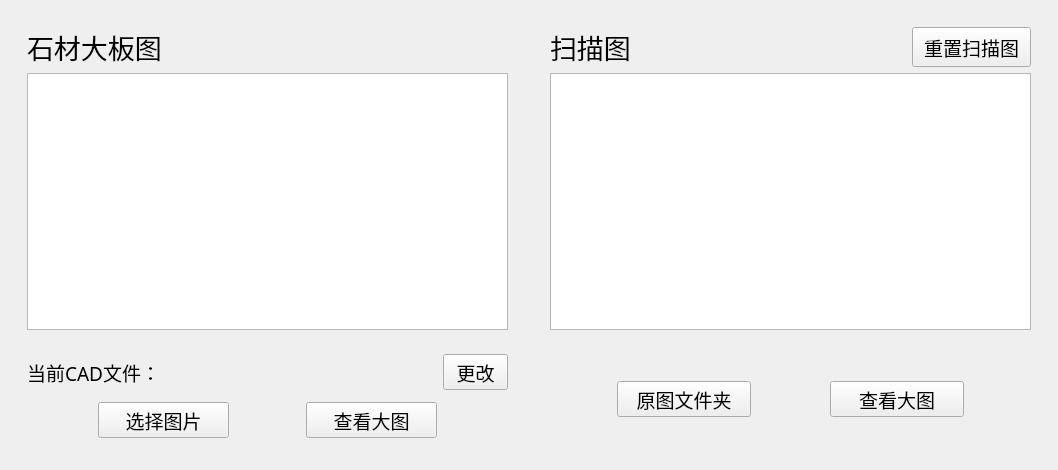
          <widget class="QWidget" name="page">
           <property name="styleSheet">
            <string notr="true"/>
           </property>
           <layout class="QGridLayout" name="gridLayout">
            <property name="leftMargin">
             <number>0</number>
            </property>
            <property name="topMargin">
             <number>0</number>
            </property>
            <property name="rightMargin">
             <number>0</number>
            </property>
            <property name="bottomMargin">
             <number>0</number>
            </property>
            <property name="spacing">
             <number>0</number>
            </property>
            <item row="0" column="0">
             <widget class="QWidget" name="widget_8" native="true">
              <layout class="QHBoxLayout" name="horizontalLayout_3" stretch="1,1">
               <item>
                <widget class="QWidget" name="widget_9" native="true">
                 <layout class="QVBoxLayout" name="verticalLayout_5" stretch="3,1">
                  <item>
                   <widget class="QWidget" name="widget_11" native="true">
                    <property name="font">
                     <font>
                      <family>Adobe 黑体 Std R</family>
                     </font>
                    </property>
                    <layout class="QGridLayout" name="gridLayout_3">
                     <item row="0" column="0">
                      <widget class="QLabel" name="label_2">
                       <property name="font">
                        <font>
                         <family>Adobe 黑体 Std R</family>
                         <pointsize>20</pointsize>
                        </font>
                       </property>
                       <property name="text">
                        <string>石材大板图</string>
                       </property>
                      </widget>
                     </item>
                     <item row="1" column="0">
                      <widget class="QGraphicsView" name="graphicsView_3">
                       <property name="sizePolicy">
                        <sizepolicy hsizetype="Expanding" vsizetype="Expanding">
                         <horstretch>0</horstretch>
                         <verstretch>0</verstretch>
                        </sizepolicy>
                       </property>
                      </widget>
                     </item>
                    </layout>
                   </widget>
                  </item>
                  <item>
                   <widget class="QWidget" name="widget_12" native="true">
                    <layout class="QGridLayout" name="gridLayout_6" rowstretch="1,1,1,1" columnstretch="1,2,1,2,1">
                     <item row="0" column="0" colspan="4">
                      <widget class="QLabel" name="label_4">
                       <property name="font">
                        <font>
                         <family>Adobe 黑体 Std R</family>
                         <pointsize>14</pointsize>
                        </font>
                       </property>
                       <property name="text">
                        <string>当前CAD文件：</string>
                       </property>
                      </widget>
                     </item>
                     <item row="1" column="2">
                      <spacer name="verticalSpacer_2">
                       <property name="orientation">
                        <enum>Qt::Vertical</enum>
                       </property>
                       <property name="sizeHint" stdset="0">
                        <size>
                         <width>20</width>
                         <height>37</height>
                        </size>
                       </property>
                      </spacer>
                     </item>
                     <item row="2" column="0">
                      <spacer name="horizontalSpacer_2">
                       <property name="orientation">
                        <enum>Qt::Horizontal</enum>
                       </property>
                       <property name="sizeHint" stdset="0">
                        <size>
                         <width>104</width>
                         <height>20</height>
                        </size>
                       </property>
                      </spacer>
                     </item>
                     <item row="2" column="1">
                      <widget class="QToolButton" name="toolButton_7">
                       <property name="sizePolicy">
                        <sizepolicy hsizetype="Preferred" vsizetype="Preferred">
                         <horstretch>0</horstretch>
                         <verstretch>0</verstretch>
                        </sizepolicy>
                       </property>
                       <property name="font">
                        <font>
                         <family>Adobe 黑体 Std R</family>
                         <pointsize>14</pointsize>
                        </font>
                       </property>
                       <property name="text">
                        <string>选择图片</string>
                       </property>
                      </widget>
                     </item>
                     <item row="2" column="2">
                      <spacer name="horizontalSpacer_3">
                       <property name="orientation">
                        <enum>Qt::Horizontal</enum>
                       </property>
                       <property name="sizeHint" stdset="0">
                        <size>
                         <width>104</width>
                         <height>20</height>
                        </size>
                       </property>
                      </spacer>
                     </item>
                     <item row="2" column="3">
                      <widget class="QToolButton" name="toolButton_6">
                       <property name="sizePolicy">
                        <sizepolicy hsizetype="Preferred" vsizetype="Preferred">
                         <horstretch>0</horstretch>
                         <verstretch>0</verstretch>
                        </sizepolicy>
                       </property>
                       <property name="font">
                        <font>
                         <family>Adobe 黑体 Std R</family>
                         <pointsize>14</pointsize>
                        </font>
                       </property>
                       <property name="text">
                        <string>查看大图</string>
                       </property>
                      </widget>
                     </item>
                     <item row="2" column="4">
                      <spacer name="horizontalSpacer_4">
                       <property name="orientation">
                        <enum>Qt::Horizontal</enum>
                       </property>
                       <property name="sizeHint" stdset="0">
                        <size>
                         <width>104</width>
                         <height>20</height>
                        </size>
                       </property>
                      </spacer>
                     </item>
                     <item row="3" column="2">
                      <spacer name="verticalSpacer_3">
                       <property name="orientation">
                        <enum>Qt::Vertical</enum>
                       </property>
                       <property name="sizeHint" stdset="0">
                        <size>
                         <width>20</width>
                         <height>37</height>
                        </size>
                       </property>
                      </spacer>
                     </item>
                     <item row="0" column="4">
                      <widget class="QToolButton" name="toolButton_10">
                       <property name="sizePolicy">
                        <sizepolicy hsizetype="Preferred" vsizetype="Preferred">
                         <horstretch>0</horstretch>
                         <verstretch>0</verstretch>
                        </sizepolicy>
                       </property>
                       <property name="font">
                        <font>
                         <family>Adobe 黑体 Std R</family>
                         <pointsize>14</pointsize>
                        </font>
                       </property>
                       <property name="text">
                        <string>更改</string>
                       </property>
                      </widget>
                     </item>
                    </layout>
                   </widget>
                  </item>
                 </layout>
                </widget>
               </item>
               <item>
                <widget class="QWidget" name="widget_10" native="true">
                 <layout class="QVBoxLayout" name="verticalLayout_6" stretch="3,1">
                  <item>
                   <widget class="QWidget" name="widget_13" native="true">
                    <layout class="QGridLayout" name="gridLayout_2" columnstretch="3,1">
                     <item row="0" column="0">
                      <widget class="QLabel" name="label_3">
                       <property name="font">
                        <font>
                         <family>Adobe 黑体 Std R</family>
                         <pointsize>20</pointsize>
                        </font>
                       </property>
                       <property name="text">
                        <string>扫描图</string>
                       </property>
                      </widget>
                     </item>
                     <item row="1" column="0" colspan="2">
                      <widget class="QGraphicsView" name="graphicsView_4">
                       <property name="sizePolicy">
                        <sizepolicy hsizetype="Expanding" vsizetype="Expanding">
                         <horstretch>0</horstretch>
                         <verstretch>0</verstretch>
                        </sizepolicy>
                       </property>
                      </widget>
                     </item>
                     <item row="0" column="1">
                      <widget class="QToolButton" name="toolButton_15">
                       <property name="sizePolicy">
                        <sizepolicy hsizetype="Preferred" vsizetype="Preferred">
                         <horstretch>0</horstretch>
                         <verstretch>0</verstretch>
                        </sizepolicy>
                       </property>
                       <property name="font">
                        <font>
                         <family>Adobe 黑体 Std R</family>
                         <pointsize>14</pointsize>
                        </font>
                       </property>
                       <property name="text">
                        <string>重置扫描图</string>
                       </property>
                      </widget>
                     </item>
                    </layout>
                   </widget>
                  </item>
                  <item>
                   <widget class="QWidget" name="widget_14" native="true">
                    <layout class="QGridLayout" name="gridLayout_7" rowstretch="3,2,3" columnstretch="1,2,1,2,1">
                     <item row="0" column="1" colspan="2">
                      <spacer name="verticalSpacer_4">
                       <property name="orientation">
                        <enum>Qt::Vertical</enum>
                       </property>
                       <property name="sizeHint" stdset="0">
                        <size>
                         <width>20</width>
                         <height>59</height>
                        </size>
                       </property>
                      </spacer>
                     </item>
                     <item row="1" column="0">
                      <spacer name="horizontalSpacer_6">
                       <property name="orientation">
                        <enum>Qt::Horizontal</enum>
                       </property>
                       <property name="sizeHint" stdset="0">
                        <size>
                         <width>73</width>
                         <height>20</height>
                        </size>
                       </property>
                      </spacer>
                     </item>
                     <item row="1" column="1">
                      <widget class="QToolButton" name="toolButton_8">
                       <property name="sizePolicy">
                        <sizepolicy hsizetype="Preferred" vsizetype="Preferred">
                         <horstretch>0</horstretch>
                         <verstretch>0</verstretch>
                        </sizepolicy>
                       </property>
                       <property name="font">
                        <font>
                         <family>Adobe 黑体 Std R</family>
                         <pointsize>14</pointsize>
                        </font>
                       </property>
                       <property name="text">
                        <string>原图文件夹</string>
                       </property>
                      </widget>
                     </item>
                     <item row="1" column="2">
                      <spacer name="horizontalSpacer_5">
                       <property name="orientation">
                        <enum>Qt::Horizontal</enum>
                       </property>
                       <property name="sizeHint" stdset="0">
                        <size>
                         <width>73</width>
                         <height>20</height>
                        </size>
                       </property>
                      </spacer>
                     </item>
                     <item row="1" column="3">
                      <widget class="QToolButton" name="toolButton_16">
                       <property name="sizePolicy">
                        <sizepolicy hsizetype="Preferred" vsizetype="Preferred">
                         <horstretch>0</horstretch>
                         <verstretch>0</verstretch>
                        </sizepolicy>
                       </property>
                       <property name="font">
                        <font>
                         <pointsize>14</pointsize>
                        </font>
                       </property>
                       <property name="text">
                        <string>查看大图</string>
                       </property>
                      </widget>
                     </item>
                     <item row="1" column="4">
                      <spacer name="horizontalSpacer_8">
                       <property name="orientation">
                        <enum>Qt::Horizontal</enum>
                       </property>
                       <property name="sizeHint" stdset="0">
                        <size>
                         <width>73</width>
                         <height>20</height>
                        </size>
                       </property>
                      </spacer>
                     </item>
                     <item row="2" column="1" colspan="2">
                      <spacer name="verticalSpacer_5">
                       <property name="orientation">
                        <enum>Qt::Vertical</enum>
                       </property>
                       <property name="sizeHint" stdset="0">
                        <size>
                         <width>20</width>
                         <height>59</height>
                        </size>
                       </property>
                      </spacer>
                     </item>
                    </layout>
                   </widget>
                  </item>
                 </layout>
                </widget>
               </item>
              </layout>
             </widget>
            </item>
           </layout>
          </widget>
